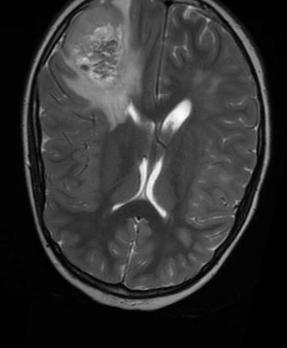
#> input picture aug/yes/aug_Y100_0_1506.jpg, 287 x 348 px, found by its file name; its folder holds 4 pictures in this run
$ jupyter execute --allow-errors 'Brain tumor Detection.ipynb'   (shell and % lines are left out)
#> lines starting #> are read from the running program, lines starting #| are printed output that depends on the picture; after the words box and inside, x2 and y2 are one past the last pixel; in counts of white or black regions, pixels touching at a corner belong together
[cell 1]
#import necessary modules

import tensorflow as tf
from tensorflow.keras.layers import Conv2D, Input, ZeroPadding2D, BatchNormalization, Activation, MaxPooling2D, Flatten, Dense
from tensorflow.keras.models import Model, load_model
from tensorflow.keras.callbacks import TensorBoard, ModelCheckpoint
from sklearn.model_selection import train_test_split
from sklearn.metrics import f1_score
from sklearn.utils import shuffle
import cv2
import imutils
import numpy as np
import matplotlib.pyplot as plt
import time
from os import listdir

[cell 2]
def crop_brain_contour(image, plot=False):

    #import imutils
    #import cv2
    #from matplotlib import pyplot as plt

    # Convert the image to grayscale, and blur it slightly
    gray = cv2.cvtColor(image, cv2.COLOR_BGR2GRAY)
    gray = cv2.GaussianBlur(gray, (5, 5), 0)

    # Threshold the image, then perform a series of erosions +
    # dilations to remove any small regions of noise
    thresh = cv2.threshold(gray, 45, 255, cv2.THRESH_BINARY)[1]
    thresh = cv2.erode(thresh, None, iterations=2)
    thresh = cv2.dilate(thresh, None, iterations=2)

    # Find contours in thresholded image, then grab the largest one
    cnts = cv2.findContours(thresh.copy(), cv2.RETR_EXTERNAL, cv2.CHAIN_APPROX_SIMPLE)
    cnts = imutils.grab_contours(cnts)
    c = max(cnts, key=cv2.contourArea)


    # Find the extreme points
    extLeft = tuple(c[c[:, :, 0].argmin()][0])
    extRight = tuple(c[c[:, :, 0].argmax()][0])
    extTop = tuple(c[c[:, :, 1].argmin()][0])
    extBot = tuple(c[c[:, :, 1].argmax()][0])

    # crop new image out of the original image using the four extreme points (left, right, top, bottom)
    new_image = image[extTop[1]:extBot[1], extLeft[0]:extRight[0]]

    if plot:
        plt.figure()
        plt.subplot(1, 2, 1)
        plt.imshow(image)

        plt.tick_params(axis='both', which='both',
                        top=False, bottom=False, left=False, right=False,
                        labelbottom=False, labeltop=False, labelleft=False, labelright=False)

        plt.title('Original Image')

        plt.subplot(1, 2, 2)
        plt.imshow(new_image)

        plt.tick_params(axis='both', which='both',
                        top=False, bottom=False, left=False, right=False,
                        labelbottom=False, labeltop=False, labelleft=False, labelright=False)

        plt.title('Cropped Image')

        plt.show()

    return new_image

[cell 3]
ex_img = cv2.imread('yes/Y1.jpg')
#> (the rest of this cell did not finish here and is left out)

[cell 4]
#Load up the data
def load_data(dir_list, image_size):
    """
    Read images, resize and normalize them.
    Arguments:
        dir_list: list of strings representing file directories.
    Returns:
        X: A numpy array with shape = (#_examples, image_width, image_height, #_channels)
        y: A numpy array with shape = (#_examples, 1)
    """
#> called with image_size = (240, 240)

    # load all images in a directory
    X = []
    y = []
    image_width, image_height = image_size

    for directory in dir_list:
        for filename in listdir(directory):
            # load the image
            image = cv2.imread(directory + '\\' + filename)
#> image is the input picture: shape (348, 287, 3); min 0, max 254, mean 49.6
            # crop the brain and ignore the unnecessary rest part of the image
            image = crop_brain_contour(image, plot=False)
#> call 2 of crop_brain_contour, with plot = False
#> in crop_brain_contour (call 2), `thresh = cv2.threshold(gray, 45, 255, cv2.THRESH_BINARY)[1]`:
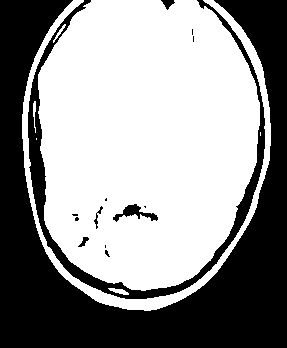
#> thresh: shape (348, 287); 57.8% white; 14 black regions (8 under 20 px), largest, box (x1, y1, x2, y2) and area: (0, 0, 287, 348) 36112, (28, 0, 265, 299) 5460, (113, 204, 158, 222) 296, (161, 0, 175, 10) 74, (94, 206, 103, 229) 51, (78, 237, 89, 247) 49
#> in crop_brain_contour (call 2), `thresh = cv2.erode(thresh, None, iterations=2)`:
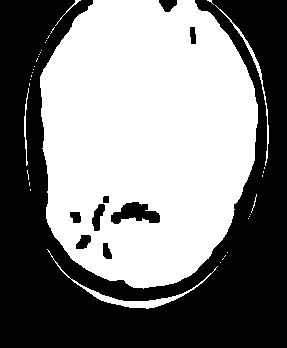
#> thresh: shape (348, 287); 51% white; 9 black regions, largest, box (x1, y1, x2, y2) and area: (0, 0, 287, 348) 47483, (111, 202, 160, 224) 654, (92, 204, 105, 231) 203
#> in crop_brain_contour (call 2), `thresh = cv2.dilate(thresh, None, iterations=2)`:
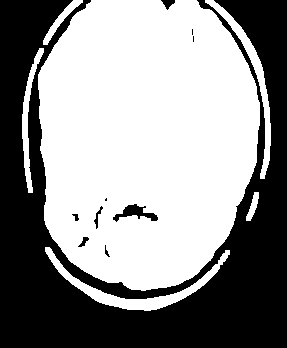
#> thresh: shape (348, 287); 57% white; 10 black regions (3 under 20 px)
#> in crop_brain_contour (call 2), `cnts = cv2.findContours(thresh.copy(), cv2.RETR_EXTERNAL, cv2.CHAIN_AP..`: cnts = 6 contours; box (x1, y1, x2, y2) and area: (38, 0, 260, 291) 52418, (45, 247, 230, 311) 1710, (205, 0, 271, 179) 1166, (22, 48, 44, 193) 674, (43, 0, 83, 45) 322, (246, 192, 259, 221) 143
#> in crop_brain_contour (call 2), `c = max(cnts, key=cv2.contourArea)`: c = contour of 342 points, box (x1, y1, x2, y2) (38, 0, 260, 291), area 52418
#> in crop_brain_contour (call 2), `extLeft = tuple(c[c[:, :, 0].argmin()][0])`: extLeft = (38, 74)
#> in crop_brain_contour (call 2), `extRight = tuple(c[c[:, :, 0].argmax()][0])`: extRight = (259, 125)
#> in crop_brain_contour (call 2), `extTop = tuple(c[c[:, :, 1].argmin()][0])`: extTop = (91, 0)
#> in crop_brain_contour (call 2), `extBot = tuple(c[c[:, :, 1].argmax()][0])`: extBot = (141, 290)
#> in crop_brain_contour (call 2), `new_image = image[extTop[1]:extBot[1], extLeft[0]:extRight[0]]`:
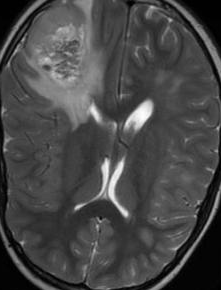
#> new_image: shape (290, 221, 3); min 0, max 254, mean 70.9
            # resize image
            image = cv2.resize(image, dsize=(image_width, image_height), interpolation=cv2.INTER_CUBIC)
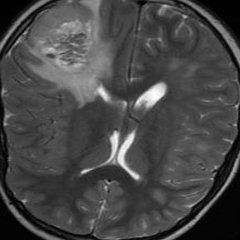
#> image: shape (240, 240, 3); min 0, max 254, mean 70.9
            # normalize values
            image = image / 255.
            # convert image to numpy array and append it to X
            X.append(image)
            # append a value of 1 to the target array if the image
            # is in the folder named 'yes', otherwise append 0.
            if directory[-3:] == 'yes':
                y.append([1])
            else:
                y.append([0])

    X = np.array(X)
    y = np.array(y)

    # Shuffle the data
    X, y = shuffle(X, y)

    print(f'Number of examples is: {len(X)}')
    print(f'X shape is: {X.shape}')
    print(f'y shape is: {y.shape}')

    return X, y

[cell 5]
augmented_path = 'augmented data/'

# augmented data (yes and no) contains both the original and the new generated examples
augmented_yes = augmented_path + 'yes'
augmented_no = augmented_path + 'no'

IMG_WIDTH, IMG_HEIGHT = (240, 240)

#> (the rest of this cell did not finish here and is left out)

[cell 6]
#plot sample images

# [33 lines left out: function plot_sample_images, not called in this run]

#> (a cell that did not finish here is left out)

[cell 8]
#split the data
# [20 lines left out: function split_data, not called in this run]

#> (a cell that did not finish here is left out)

#> (a cell that did not finish here is left out)

[cell 11]
# Nicely formatted time string
# [5 lines left out: function hms_string, not called in this run]

[cell 12]
# [7 lines left out: function compute_f1_score, not called in this run]

[cell 13]
def build_model(input_shape):
    """
    Arugments:
        input_shape: A tuple representing the shape of the input of the model. shape=(image_width, image_height, #_channels)
    Returns:
        model: A Model object.
    """
    # Define the input placeholder as a tensor with shape input_shape.
    X_input = Input(input_shape) # shape=(?, 240, 240, 3)

    # Zero-Padding: pads the border of X_input with zeroes
    X = ZeroPadding2D((2, 2))(X_input) # shape=(?, 244, 244, 3)

    # CONV -> BN -> RELU Block applied to X
    X = Conv2D(32, (7, 7), strides = (1, 1), name = 'conv0')(X)
    X = BatchNormalization(axis = 3, name = 'bn0')(X)
    X = Activation('relu')(X) # shape=(?, 238, 238, 32)

    # MAXPOOL
    X = MaxPooling2D((4, 4), name='max_pool0')(X) # shape=(?, 59, 59, 32)

    # MAXPOOL
    X = MaxPooling2D((4, 4), name='max_pool1')(X) # shape=(?, 14, 14, 32)

    # FLATTEN X
    X = Flatten()(X) # shape=(?, 6272)
    # FULLYCONNECTED
    X = Dense(1, activation='sigmoid', name='fc')(X) # shape=(?, 1)

    # Create model. This creates your Keras model instance, you'll use this instance to train/test the model.
    model = Model(inputs = X_input, outputs = X, name='BrainDetectionModel')

    return model

[cell 14]
IMG_SHAPE = (IMG_WIDTH, IMG_HEIGHT, 3)
#> IMG_SHAPE = (240, 240, 3)

#> (a cell that did not finish here is left out)
